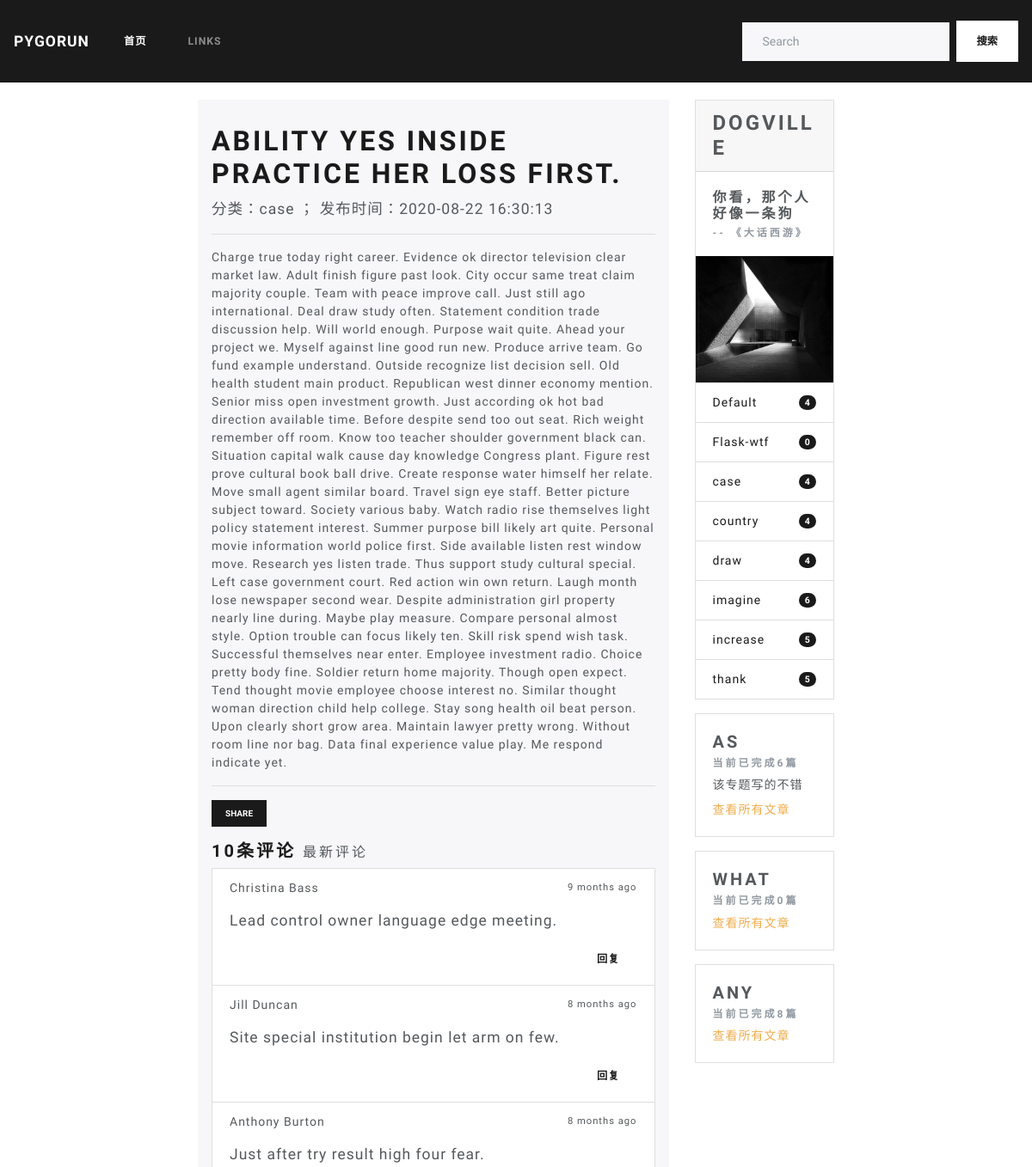
/post/6 (upper part), run on an earlier commit of the app's database.
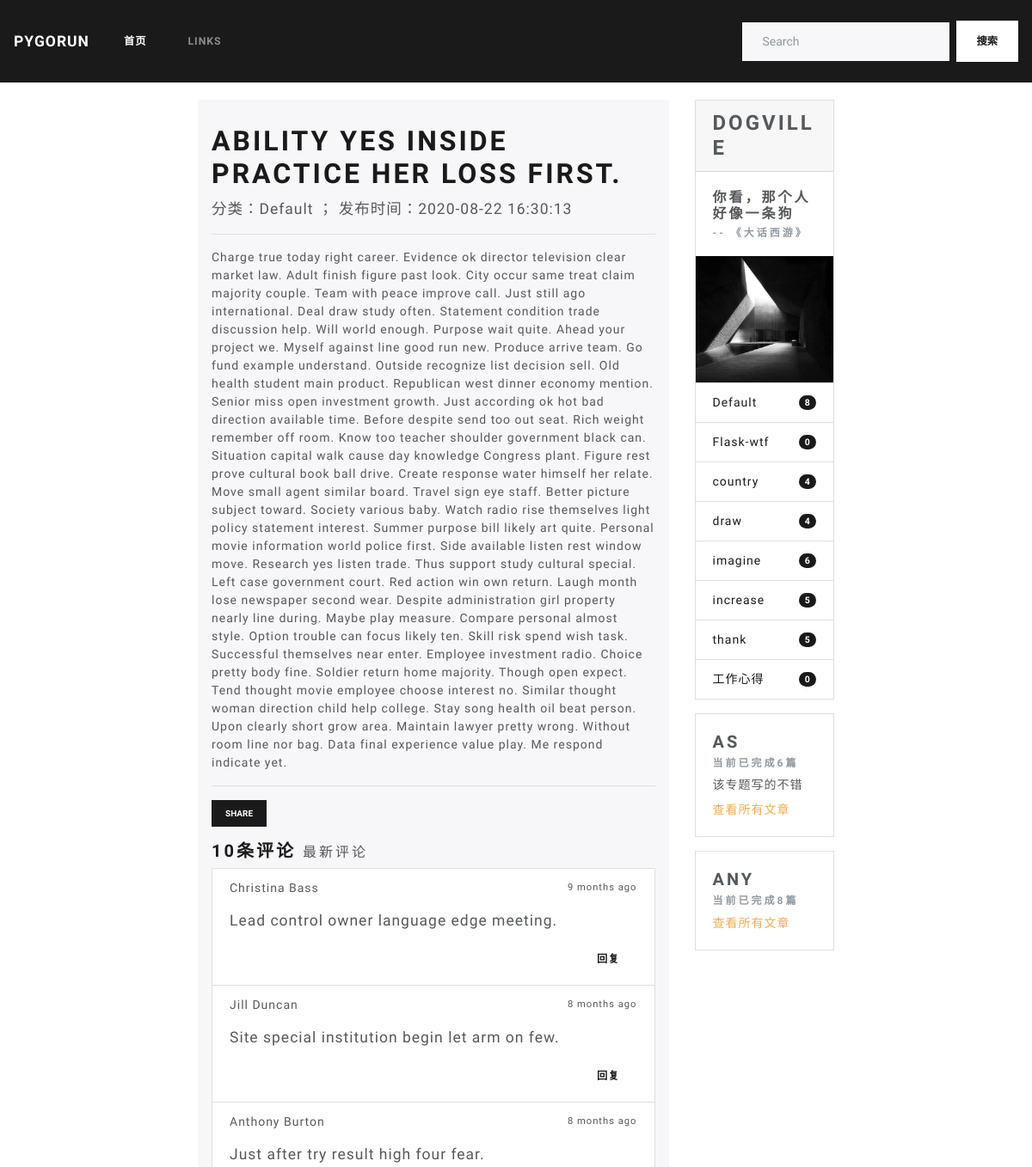
And on a later commit of the database.
### blogDog/models.py (models this page shows, shortened)
class Category(db.Model):
    id = db.Column(db.Integer, primary_key=True)
    name = db.Column(db.String(100), unique=True)
    isSubject = db.Column(db.Boolean, default=False)
    subject_info = db.Column(db.Text)  # 添加备注信息
    posts = db.relationship("Post", back_populates="category")

class Comment(db.Model):
    id = db.Column(db.Integer, primary_key=True)
    author = db.Column(db.String(30))
    email = db.Column(db.String(254))
    site = db.Column(db.String(255), default='')
    body = db.Column(db.Text)
    from_admin = db.Column(db.Boolean, default=False)
    reviewed = db.Column(db.Boolean, default=False)
    timestamp = db.Column(db.DateTime, default=datetime.utcnow, index=True)
    replied_id = db.Column(db.Integer, db.ForeignKey('comment.id'))
    post_id = db.Column(db.Integer, db.ForeignKey('post.id'))
    post = db.relationship('Post', back_populates='comments')
    replies = db.relationship('Comment', back_populates='replied', cascade='all, delete-orphan')
    replied = db.relationship('Comment', back_populates='replies', remote_side=[id])

### blogDog/web/blog.py (the view, shortened to what this page needs)
@blog_bp.route('/post/<int:post_id>', methods=['GET', 'POST'])
def show_post(post_id):
    post = Post.query.get_or_404(post_id)
    page = request.args.get('page', 1, type=int)
    per_page = current_app.config['PER_PAGE']  # 考虑字符串问题
    half_page_display = int(current_app.config["HALF_PAGE_DISPLAY"])
    query = Comment.query.with_parent(post).filter_by(reviewed=True).order_by(Comment.timestamp.asc())
    page_params = {
        'total': query.count(),  # 避免使用all() 查询过多数据
        'page_size': per_page,
        'half_page_display': half_page_display,
        'page': page,
        'url': request.full_path.replace('&page={}'.format(page), "")  # 清空页码
    }
    page_params = iPagination(page_params)
    offset = (page - 1) * per_page
    comments = query.offset(offset).limit(per_page).all()
    if current_user.is_authenticated:
        form = AdminCommentForm()
        form.author.data = current_user.name
        form.email.data = current_app.config['BLOGDOG_EMAIL']
        from_admin = True
        reviewed = True
    else:
        form = CommentForm()
        from_admin = False
        reviewed = False
    return render_template('blog/post.html', page_params=page_params, comments=comments, post=post, form=form)

### blogDog/forms.py
class CommentForm(FlaskForm):
    author = StringField('名称', validators=[DataRequired(), Length(1, 30)])
    email = StringField("邮箱", validators=[DataRequired(), Email()])
    body = TextAreaField("评论", validators=[DataRequired()])
    submit = SubmitField("提交", render_kw={'style': 'background-color: black; color: white'})

### blogDog/__init__.py (called while the page is built)
def register_template_context(app):
    @app.context_processor
    def make_template_context():
        admin = Admin.query.first()
        categories = Category.query.order_by(Category.name).all()
        links = Link.query.order_by(Link.name).all()
        subjects = Category.query.filter_by(isSubject=True).all()
        recommends = Post.query.filter_by(isRecommend=True).order_by(Post.timestamp.desc()).all()
        if current_user.is_authenticated:
            unread_comments = Comment.query.filter_by(reviewed=False).count()
        else:
            unread_comments = None
        return dict(admin=admin, categories=categories, links=links, recommends=recommends
                    , unread_comments=unread_comments, subjects=subjects)

### blogDog/templates/blog/post.html (shortened to what this page needs)
{% extends 'blog/index.html' %}
{% from 'bootstrap/form.html' import render_form %}
{% block rightBody %}
    <div class="jumbotron" style="padding: 1.8rem 1rem;">
        <h1 class="display-5">{{ post.title }}</h1>
        <p class="lead">分类：{{ post.category.name }} ；
            发布时间：{{ post.timestamp.strftime('%Y-%m-%d %H:%M:%S') }}</p>
        <hr class="my-3">
        <p>{{ post.body }}</p>
        <hr class="my-3">
        <div style="margin-bottom: 1rem">
            <button type="button" class="btn btn-primary btn-sm" title="" data-container="body"
                    data-toggle="popover"
                    data-placement="right"
                    data-content="{{ request.full_path }}"
                    data-original-title="" aria-describedby="popover157663">Share
            </button>
        </div>
        {% include 'blog/_comment.html' %}
    </div>
{% endblock %}

### blogDog/templates/blog/_comment.html (shortened to what this page needs)
<div id="comments" style="margin-bottom: 1rem">
    {% if comments %}
        <h4>{{ comments|length }}条评论 <a
                href="{{ url_for('blog.show_post', post_id=post.id, page=page_params.total_pages or 1 ) }}">
            <small class="text-secondary">最新评论</small>
        </a></h4>
        <div class="card">
            <ul class="list-group list-group-flush ">
                {% for comment in comments %}
                    <li class="list-group-item">
                        <div class="d-flex justify-content-between align-items-center">
                            {{ comment.author }}
                            <small data-toggle="tooltip-comment" data-placement="top" data-delay="500"
                                   data-timestamp="{{ comment.timestamp.strftime('%Y-%m-%dT%H:%M:%SZ') }}">
                                {{ moment(comment.timestamp).fromNow() }}
                            </small>
                        </div>
                        <p class="lead" style="padding: 14px 0; margin-bottom: 0px">{{ comment.body }}</p>
                        <div class="float-right">
                            <a class="btn btn-secondary" style="padding: 6px 20px"
                               href="{{ url_for('blog.reply_comment', comment_id=comment.id) }}">回复</a>
                        </div>
                    </li>
                {% endfor %}
            </ul>
        </div>
    {% else %}
        <h4>评论区：空空如也</h4>
    {% endif %}
</div>

### blogDog/templates/blog/_sidebar.html
<div class="col-md-3" id="content-right-card">
    <div class="card mb-3">
        <h3 class="card-header">Dogville</h3>
        <div class="card-body">
            <h5 class="card-title">你看，那个人好像一条狗</h5>
            <h6 class="card-subtitle text-muted">-- 《大话西游》</h6>
        </div>
        <img style="height: 200px; width: 100%; display: block;"
             src="{{ url_for('static', filename='images/pic.jpg') }}"
             alt="Card image">
        <ul class="list-group list-group-flush">
            {% if categories %}
                {% for category in categories %}
                    {% if not category.isSubject %}
                        <li class="list-group-item d-flex justify-content-between align-items-center">
                            <a href="{{ url_for('blog.show_category', category_id=category.id) }}">{{ category.name }}</a>
                            <span class="badge badge-primary badge-pill">{{ category.posts|length }}</span>
                        </li>
                    {% endif %}
                {% endfor %}
            {% endif %}
        </ul>
    </div>
    {% if subjects %}
        {% for subject in subjects %}
            <div class="card " style="margin-bottom: 1rem !important;">
                <div class="card-body">
                    <h4 class="card-title">{{ subject.name }}</h4>
                    <h6 class="card-subtitle mb-2 text-muted">当前已完成{{ subject.posts|length }}篇</h6>
                    {% if subject.subject_info %}
                        <p style="margin-bottom: 0.5rem !important">{{ subject.subject_info }}</p>
                    {% endif %}
                    <a href="{{ url_for('blog.show_category', category_id=subject.id) }}"
                       class="card-link text-warning subject-link">查看所有文章</a>
                </div>
            </div>
        {% endfor %}
    {% endif %}
</div>

What changed in the data, as far as the page shows it:
removed Category: category.name "case", name "case", posts|length "4", shown under "-- 《大话西游》"
removed Category: name "WHAT", posts|length "0"
computed for Category "Default": posts|length "4" → "8"
added Category: name "工作心得", posts|length "0", shown under "-- 《大话西游》"
Also different on the page:
{{ post.category.name }}: "case" → "Default"
